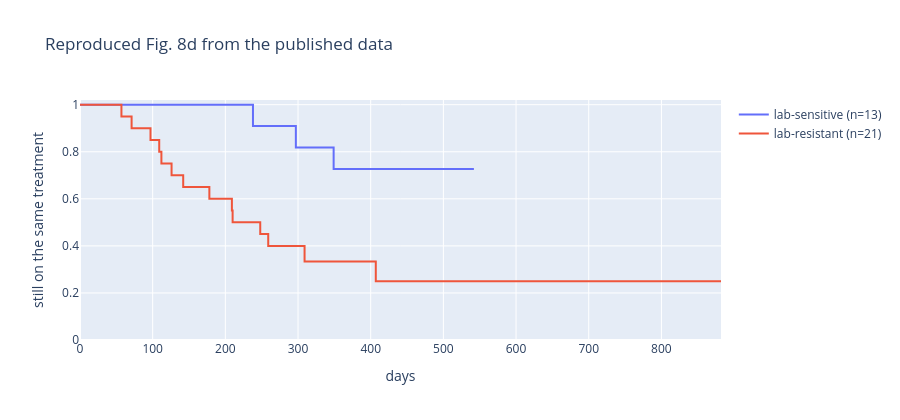

Here is the notebook cell this chart was saved with:
### Code cell
fig = go.Figure()
for s, name in ((1, "lab-sensitive"), (0, "lab-resistant")):
    km = KaplanMeierFitter().fit(m.time[m.sens == s], m.event[m.sens == s])
    fig.add_trace(go.Scatter(x=km.survival_function_.index, y=km.survival_function_.iloc[:, 0], mode="lines",
                             line_shape="hv", name=f"{name} (n={int((m.sens == s).sum())})"))
fig.update_layout(xaxis_title="days", yaxis=dict(title="still on the same treatment", range=[0, 1.02]), height=420,
                  title="Reproduced Fig. 8d from the published data")
fig

### Figure 1 — Plotly figure (JSON) as saved in the notebook; plotly's stock layout.template omitted (floating-point values rounded to 4 significant figures)
{"data": [{"line": {"shape": "hv"}, "mode": "lines", "name": "lab-sensitive (n=13)", "type": "scatter", "x": [0.0, 49.0, 175.0, 238.0, 297.0, 349.0, 363.0, 373.0, 416.0, 483.0, 497.0, 505.0, 506.0, 542.0], "y": [1.0, 1.0, 1.0, 0.9091, 0.8182, 0.7273, 0.7273, 0.7273, 0.7273, 0.7273, 0.7273, 0.7273, 0.7273, 0.7273]}, {"line": {"shape": "hv"}, "mode": "lines", "name": "lab-resistant (n=21)", "type": "scatter", "x": [0.0, 35.0, 57.0, 71.0, 97.0, 109.0, 112.0, 126.0, 142.0, 178.0, 209.0, 210.0, 248.0, 259.0, 280.0, 291.0, 309.0, 407.0, 638.0, 689.0, 882.0], "y": [1.0, 1.0, 0.95, 0.9, 0.85, 0.8, 0.75, 0.7, 0.65, 0.6, 0.55, 0.5, 0.45, 0.4, 0.4, 0.4, 0.3333, 0.25, 0.25, 0.25, 0.25]}], "layout": {"height": 420, "title": {"text": "Reproduced Fig. 8d from the published data"}, "xaxis": {"title": {"text": "days"}}, "yaxis": {"range": [0, 1.02], "title": {"text": "still on the same treatment"}}}}
